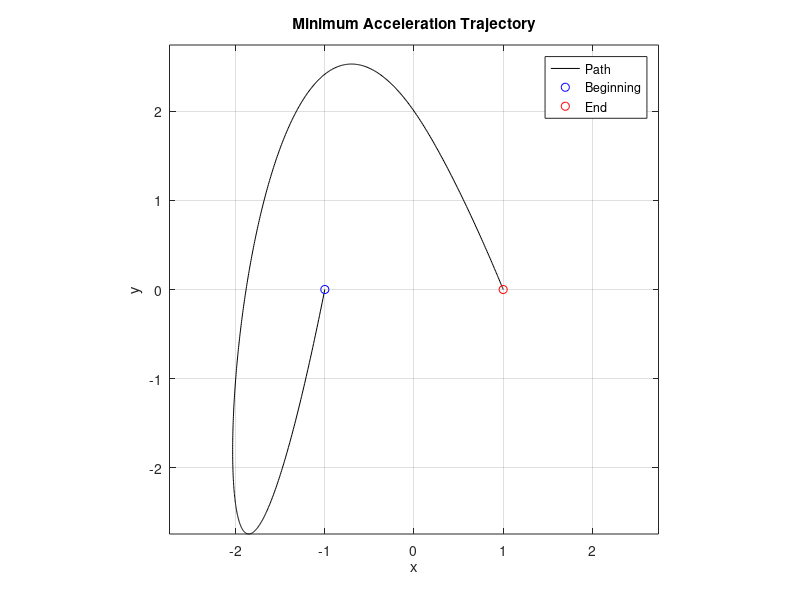
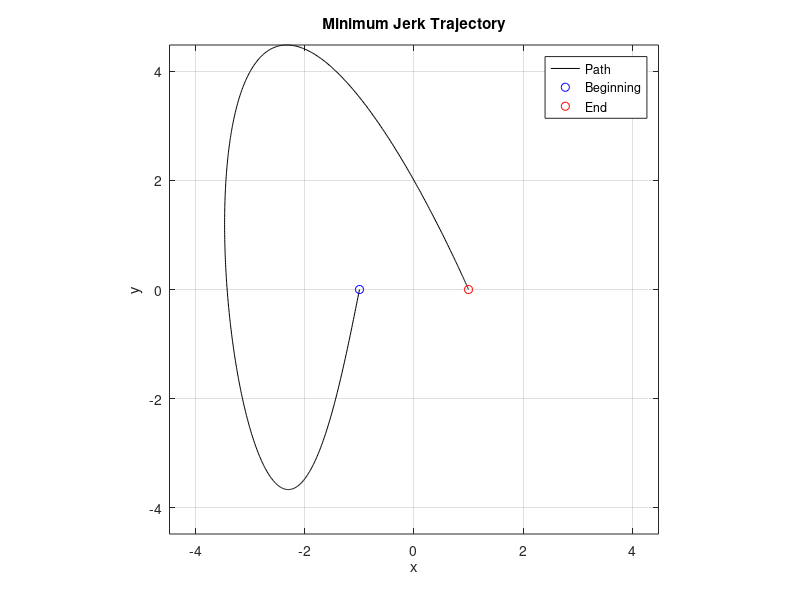

The MATLAB script that drew these images, in order:
clear all


t_0 = 0;
t_1 = 5;
t_2 = 6;

%% minimum acceleration
A = [1 t_0 t_0^2 t_0^3 0 0 0 0;...
    1 t_1 t_1^2 t_1^3 0 0 0 0;...
    0 0 0 0 1 t_1 t_1^2 t_1^3;...
    0 0 0 0 1 t_2 t_2^2 t_2^3;...
    0 1 2*t_0 3*t_0^2 0 0 0 0;...
    0 0 0 0 0 1 2*t_2 3*t_2^2;...
    0 1 2*t_1 3*t_1^2 0 -1 -2*t_1 -3*t_1^2;...
    0 0 2 6*t_1 0 0 -2 -6*t_1];
A
X = [-1 0;...
    0 2;...
    0 2;...
    1 0;...
    -1 -5;...
    0 0;...
    0 0;...
    0 0];

C = A\X;

t_stamps = [0 5 6];
time = t_stamps(1):0.01:t_stamps(end);
pos = [];
vel=[];
acc=[];
path = [-1 0; 0 2; 1 0];
t_idx = 1;
for i = 1:length(time)
    t = time(i);
    if t < t_stamps(end)
        if t >= t_stamps(t_idx)
            t_idx = t_idx+1;
        end
    end
    S = [1 t t^2 t^3;...
        0 1 2*t 3*t^2;...
        0 0 2 6*t]*...
        C((t_idx-2)*4+1:(t_idx-2)*4+4,:);
    pos = [pos S(1,:)'];
    vel = [vel S(2,:)'];
    acc = [acc S(3,:)'];
end
figure(1)
clf
p_lims = max(max(abs(pos)));
plot(pos(1,:),pos(2,:),'k-')
hold on
plot(pos(1,1),pos(2,1),'bo')
plot(pos(1,end),pos(2,end),'ro')
grid on
axis equal
xlim([-p_lims p_lims])
ylim([-p_lims p_lims])
xlabel('x')
ylabel('y')
title('Minimum Acceleration Trajectory')
legend('Path','Beginning','End')

%% minimum jerk
A = [1 t_0 t_0^2 t_0^3   t_0^4    t_0^5    0 0   0      0        0         0;...
     1 t_1 t_1^2 t_1^3   t_1^4    t_1^5    0 0   0      0        0         0;...
     0 0   0     0       0        0        1 t_1 t_1^2  t_1^3    t_1^4     t_1^5;...
     0 0   0     0       0        0        1 t_2 t_2^2  t_2^3    t_2^4     t_2^5;...
     0 1   2*t_0 3*t_0^2 4*t_0^3  5*t_0^4  0 0   0      0        0         0;...
     0 0   0     0       0        0        0 1   2*t_2  3*t_2^2  4*t_2^3   5*t_2^4;...
     0 0   2     6*t_0   12*t_0^2 20*t_0^3 0 0   0      0        0         0;...
     0 0   0     0       0        0        0 0   2      6*t_2    12*t_2^2  20*t_2^3;...
     0 1   2*t_1 3*t_1^2 4*t_1^3  5*t_1^4  0 -1  -2*t_1 -3*t_1^2 -4*t_1^3  -5*t_1^4;...
     0 0   2     6*t_1   12*t_1^2 20*t_1^3 0 0   -2     -6*t_1   -12*t_1^2 -20*t_1^3;...
     0 0   0     6       24*t_1   60*t_1^2 0 0   0      -6       -24*t_1   -60*t_1^2;...
     0 0   0     0       24       120*t_1  0 0   0      0        -24       -120*t_1];
 
X = [-1 0;...
    0 2;...
    0 2;...
    1 0;...
    -1 -5;...
    0 0;...
    0 0;...
    0 0;...
    0 0;...
    0 0;...
    0 0;...
    0 0];
C = A\X;
%A(7,8)
%{d
t_stamps = [0 5 6];
time = t_stamps(1):0.01:t_stamps(end);
pos = [];
vel=[];
acc=[];
path = [-1 0; 0 2; 1 0];
t_idx = 1;
for i = 1:length(time)
    t = time(i);
    if t < t_stamps(end)
        if t >= t_stamps(t_idx)
            t_idx = t_idx+1;
        end
    end
    S = [1 t t^2 t^3 t^4 t^5;...
        0 1 2*t 3*t^2 4*t^3 5*t^4;...
        0 0 2 6*t 12*t^2 20*t^3]*...
        C((t_idx-2)*6+1:(t_idx-2)*6+6,:);
    pos = [pos S(1,:)'];
    vel = [vel S(2,:)'];
    acc = [acc S(3,:)'];
end
figure(2)
clf
p_lims = max(max(abs(pos)));
plot(pos(1,:),pos(2,:),'k-')
hold on
plot(pos(1,1),pos(2,1),'bo')
plot(pos(1,end),pos(2,end),'ro')
grid on
axis equal
xlim([-p_lims p_lims])
ylim([-p_lims p_lims])
xlabel('x')
ylabel('y')
title('Minimum Jerk Trajectory')
legend('Path','Beginning','End')


%% minimum snap
A = [1 t_0 t_0^2 t_0^3   t_0^4    t_0^5    t_0^6 t_0^7    0 0   0      0        0         0 0 0;...
     1 t_1 t_1^2 t_1^3   t_1^4    t_1^5    t_1^6 t_1^7 0     0   0      0        0         0 0 0;...
     0 0   0     0       0        0        0 0 1     t_1 t_1^2  t_1^3    t_1^4     t_1^5 t_1^6 t_1^7;...
     0 0   0     0       0        0        0 0 1     t_2 t_2^2  t_2^3    t_2^4     t_2^5 t_2^6 t_2^7;...
     0 1   2*t_0 3*t_0^2 4*t_0^3  5*t_0^4  6*t_0^5 7*t_0^6 0 0   0      0        0         0 0 0;...
     0 0   0     0       0        0        0 0 0 1   2*t_2  3*t_2^2  4*t_2^3   5*t_2^4 6*t_2^5 7*t_2^6;...
     0 0   2     6*t_0   12*t_0^2 20*t_0^3 30*t_0^4 42*t_0^5 0 0   0      0        0         0 0 0;...
     0 0   0     0       0        0        0 0   0 0 2      6*t_2    12*t_2^2  20*t_2^3 30*t_2^4 42*t_2^5;...
     0 0   0     6       24*t_0   60*t_0^2 120*t_0^3 210*t_0^4 0 0 0 0 0 0 0 0;...
     0 0   0     0       0        0        0 0   0 0 0      6        24*t_2    60*t_2^2 120*t_2^3 210*t_0^4;...
     0 1   2*t_1 3*t_1^2 4*t_1^3  5*t_1^4  6*t_1^5 7*t_1^6 0 -1   -2*t_1 -3*t_1^2 -4*t_1^3  -5*t_1^4  -6*t_1^5 -7*t_1^6;...
     0 0   2     6*t_1   12*t_1^2 20*t_1^3 30*t_1^4 42*t_1^5 0 0   -2     -6*t_1   -12*t_1^2 -20*t_1^3 -30*t_1^4 -42*t_1^5 ;...
     0 0   0     6       24*t_1   60*t_1^2 120*t_1^3 210*t_1^4 0 0   0     -6       -24*t_1   -60*t_1^2 -120*t_1^3 -210*t_1^4 ;...
     0 0   0     0       24       120*t_1  360*t_1^2 840*t_1^3 0 0   0     0       -24       -120*t_1  -360*t_1^2 -840*t_1^3;...
     0 0   0     0       0        120      720*t_1   2520*t_1^2 0 0   0     0       0        -120      -720*t_1   -2520*t_1^2;...
     0 0   0     0       0        0        720       5040*t_1 0 0   0     0       0        0        -720       -5040*t_1];
 
 X = [-1 0;...
    0 2;...
    0 2;...
    1 0;...
    -1 -5;...
    0 0;...
    0 0;...
    0 0;...
    0 0;...
    0 0;...
    0 0;...
    0 0;...
    0 0;...
    0 0;...
    0 0;...
    0 0];

C = A\X;
A
%{
t_stamps = [0 5 6];
time = t_stamps(1):0.01:t_stamps(end);
pos = [];
vel=[];
acc=[];
path = [-1 0; 0 2; 1 0];
t_idx = 1;
for i = 1:length(time)
    t = time(i);
    if t < t_stamps(end)
        if t >= t_stamps(t_idx)
            t_idx = t_idx+1;
        end
    end
    S = [1 t t^2 t^3 t^4 t^5 t^6 t^7;...
        0 1 2*t 3*t^2 4*t^3 5*t^4 6*t^5 7*t^6;...
        0 0 2 6*t 12*t^2 20*t^3 30*t^4 42*t^5]*...
        C((t_idx-2)*8+1:(t_idx-2)*8+8,:);
    pos = [pos S(1,:)'];
    vel = [vel S(2,:)'];
    acc = [acc S(3,:)'];
end
figure(3)
clf
p_lims = max(max(abs(pos)));
plot(pos(1,:),pos(2,:),'k-')
hold on
plot(pos(1,1),pos(2,1),'bo')
plot(pos(1,end),pos(2,end),'ro')
grid on
axis equal
xlim([-p_lims p_lims])
ylim([-p_lims p_lims])
xlabel('x')
ylabel('y')
title('Minimum Snap Trajectory')
legend('Path','Beginning','End')
%}